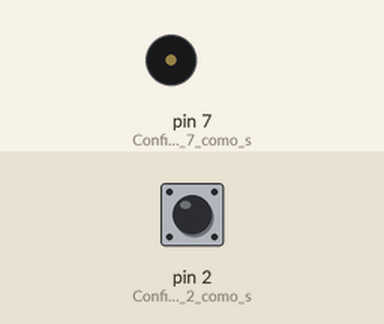
Recording of a sketch running on a simulated Arduino Uno, built with avr-gcc and run on an emulated ATmega328P. On the bench: buzzer (waves = sounding). Inputs (shaded band) come from the test bench; at power-on: pin 2 (Configura_o_pino_2_como_s) HIGH.

Above: at 1.2 s.
1.3 s: pin 2 (Configura_o_pino_2_como_s) pulled LOW for 0.15 s
At 1.42 s:
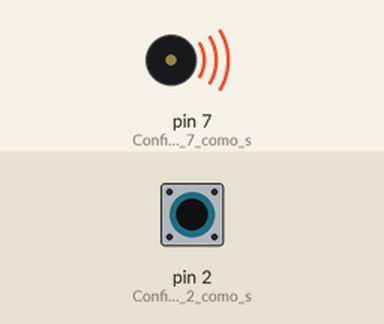
3.0 s: pin 2 (Configura_o_pino_2_como_s) pulled LOW for 3.2 s
At 7.6 s:
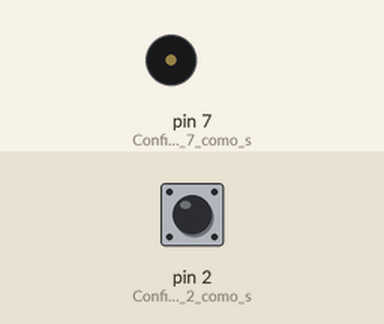
Timing chart, 0 to 9.1 s (numbered marks = the images above; inputs shaded):
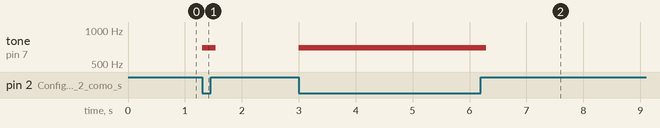

The sketch:

bot_o-buzer.ino
```cpp
// Exemplo básico de controle de tom utilizando um sensor digital.
//
// Este script em C++ configura os pinos de um microcontrolador, lê o estado de um pino de entrada digital e,
// com base nessa leitura, emite um som em uma frequência específica.
// É um exemplo simples de como controlar um sinal sonoro utilizando um botão ou sensor digital.
//
// Funcionalidade:
// - Configura os pinos 2 e 7 como entrada e saída, respectivamente.
// - O pino 7 é configurado para emitir um sinal sonoro (buzzer).
// - O pino 2 é utilizado como entrada digital para detectar um estado lógico (HIGH ou LOW).
// - Se o pino 2 for lido como LOW, o script aciona um tom de 698 Hz no pino 7 por 100 milissegundos.
// - A leitura é atualizada a cada 10 milissegundos para melhorar o desempenho da simulação.
//
// Autor:
// Breno Fiussen
//
// Importante:
// Certifique-se de que os pinos estejam corretamente conectados ao buzzer e ao sensor digital.
// Este script é ideal para aplicações simples que necessitam de controle sonoro com base em uma entrada digital.

void setup()
{
  pinMode(7, OUTPUT); // Configura o pino 7 como saída
  pinMode(2, OUTPUT); // Configura o pino 2 como saída
  pinMode(2, INPUT);  // Configura o pino 2 como entrada
  pinMode(7, OUTPUT); // Configura o pino 7 como saída novamente

  digitalWrite(7, LOW);  // Define o pino 7 inicialmente como LOW
  digitalWrite(2, HIGH); // Define o pino 2 como HIGH
}

void loop()
{
  if (digitalRead(2) == LOW) {    // Se o pino 2 for lido como LOW
    tone(7, 698, 100);            // Emite um tom de 698 Hz no pino 7 por 100 milissegundos
  }
  delay(10); // Aguarda 10 milissegundos para melhorar o desempenho da simulação
}
```

Measured:
- after the input at 1.3 s, tone on pin 7 (Configura_o_pino_7_como_s): silent → 698 Hz at once, → silent 0.24 s later
- after the input at 3.0 s, tone on pin 7 (Configura_o_pino_7_como_s): silent → 698 Hz at once, → silent 3.3 s later
